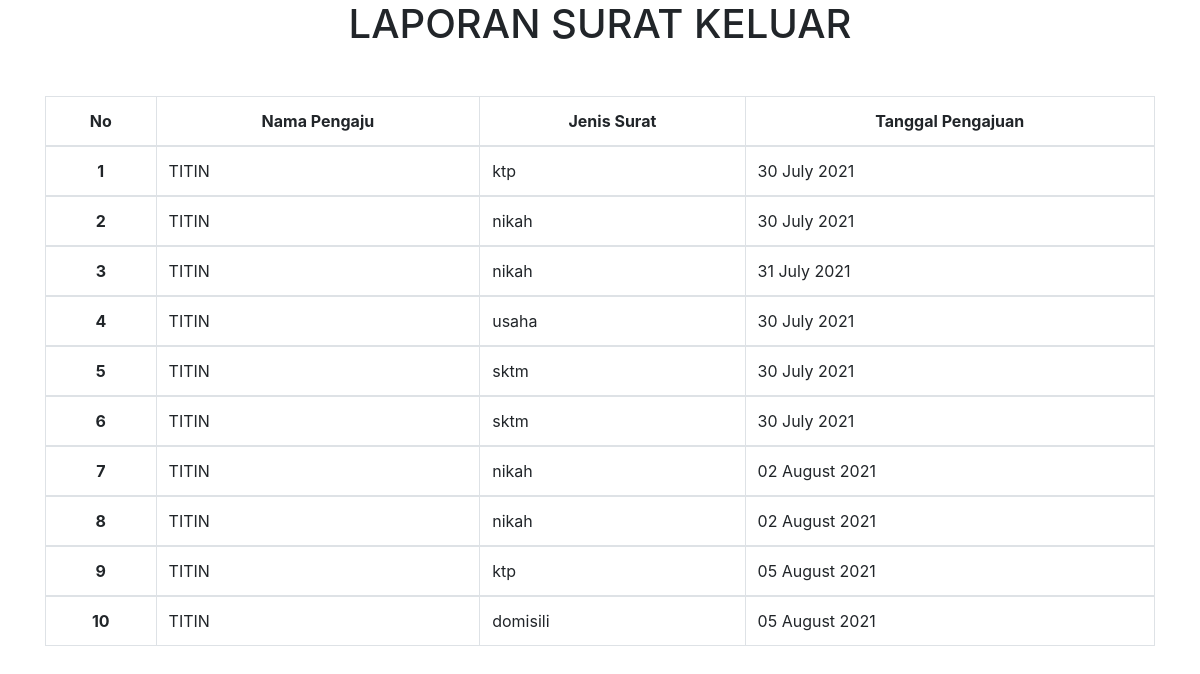
/index.php/admin/laporan, run on the app's committed database.
### tables this page shows
CREATE TABLE `acc_surat` (
  `id_acc` int(11) NOT NULL,
  `nik` varchar(16) NOT NULL,
  `surat` varchar(30) NOT NULL,
  `tanggal` date NOT NULL,
  `status` char(2) NOT NULL
);

CREATE TABLE `masyarakat` (
  `id` int(11) NOT NULL,
  `kk` varchar(16) NOT NULL,
  `nik` varchar(16) NOT NULL,
  `nama` varchar(50) NOT NULL,
  `tempat_lahir` varchar(50) NOT NULL,
  `tanggal_lahir` date NOT NULL,
  `jk` varchar(15) NOT NULL,
  `agama` varchar(15) NOT NULL,
  `alamat` varchar(30) NOT NULL,
  `rt/rw` varchar(10) NOT NULL,
  `desa` varchar(30) NOT NULL,
  `kecamatan` varchar(30) NOT NULL,
  `kabupaten` varchar(30) NOT NULL,
  `pendidikan_terakhir` varchar(10) NOT NULL,
  `pekerjaan` varchar(50) NOT NULL,
  `status` varchar(30) NOT NULL,
  `kewarganegaraan` varchar(30) NOT NULL,
  `gol` varchar(3) NOT NULL,
  `gambar` varchar(255) NOT NULL
);

### application/controllers/admin.php (called while the page is built, shortened)
<?php
class admin extends CI_Controller
{
    public function __construct()
    {
        $this->load->model('model_masyarakat');
    }
    public function laporan()
    {
        $data['surat'] = $this->model_masyarakat->laporan_surat();
        $this->load->view('admin/laporan', $data);
    }
}

### index.php (called while the page is built, shortened)
<?php
require_once BASEPATH.'core/CodeIgniter.php';

### application/models/model_masyarakat.php (called while the page is built, shortened)
<?php
class model_masyarakat extends CI_Model
{
    public function laporan_surat()
    {
        $join = "SELECT *,masyarakat.nik FROM acc_surat JOIN masyarakat ON acc_surat.nik = masyarakat.nik ";
        return $this->db->query($join)->result_array();
    }
}

### application/views/admin/laporan.php (the view, shortened to what this page needs)
<!doctype html>
<html lang="en">
<head>
    <link rel="stylesheet" href="https://maxcdn.bootstrapcdn.com/bootstrap/4.0.0/css/bootstrap.min.css">
</head>
<body>
    <div class="container">
        <div class="text-center  ">
            <h1>LAPORAN SURAT KELUAR</h1>
        </div>
        <table class="table mt-5 table-bordered">
            <thead>
                <tr class="text-center">
                    <th scope="col">No</th>
                    <th scope="col">Nama Pengaju</th>
                    <th scope="col">Jenis Surat</th>
                    <th scope="col">Tanggal Pengajuan</th>
                </tr>
            </thead>
            <tbody>
                <?php $i = 1; ?>
                <?php foreach ($surat as $s) : ?>
                    <tr>
                        <th scope="row" class="text-center"><?= $i; ?></th>
                        <td><?= $s['nama']; ?></td>
                        <td><?= $s['surat']; ?></td>
                        <td><?= date('d F Y', strtotime($s['tanggal'])); ?></td>
                    </tr>
            </tbody>
            <?php $i++; ?>
        <?php endforeach; ?>
        </table>
    </div>
</body>
</html>

### data on the page
acc_surat: masyarakat.nama "TITIN", surat "ktp", tanggal "30 July 2021"
acc_surat: masyarakat.nama "TITIN", surat "nikah", tanggal "30 July 2021"
acc_surat: masyarakat.nama "TITIN", surat "nikah", tanggal "31 July 2021"
acc_surat: masyarakat.nama "TITIN", surat "usaha", tanggal "30 July 2021"
acc_surat: masyarakat.nama "TITIN", surat "sktm", tanggal "30 July 2021"
acc_surat: masyarakat.nama "TITIN", surat "sktm", tanggal "30 July 2021"
acc_surat: masyarakat.nama "TITIN", surat "nikah", tanggal "02 August 2021"
acc_surat: masyarakat.nama "TITIN", surat "nikah", tanggal "02 August 2021"
acc_surat: masyarakat.nama "TITIN", surat "ktp", tanggal "05 August 2021"
acc_surat: masyarakat.nama "TITIN", surat "domisili", tanggal "05 August 2021"
